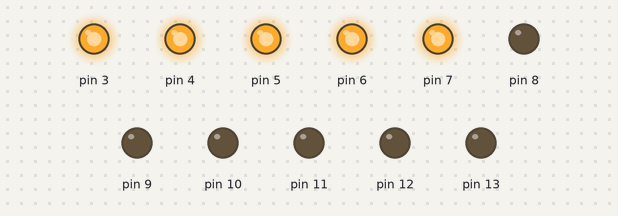
Simulated run of this sketch. Board: Arduino Uno, built with avr-gcc and run on an emulated ATmega328P. Parts: output pins drawn as LEDs (lit = HIGH).

Above: at 0.15 s.
At 129.48 s:
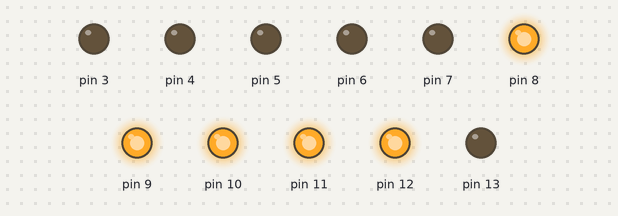
Timing chart, 0 to 129.8 s (numbered marks = the images above):
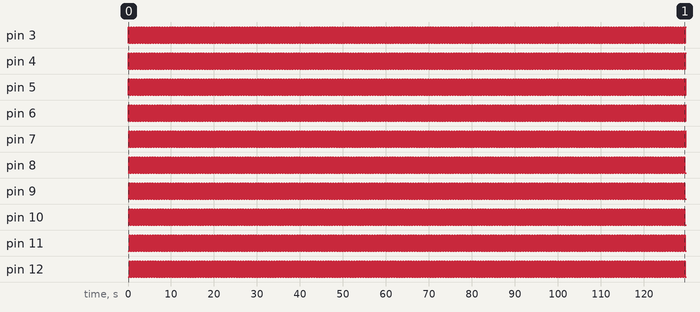

The sketch:

Port_manipulation_tutorial.ino
```cpp
/*
* PORT MANIPULATION
*
* How to write directly to a port
*
* This uses a ternary statement to output a value to a pin which turns the lights on and off in sequence, see code for explanation
*
*/


void setup() {

//pin 0 of a register is on the far right of the string below, so this write port D to be output for pins 3-7. Port D corresponds to b2,b1,b0,d1,d0,clock in,tx,rx (tx and rx should not be changed)
DDRD = DDRD | B11111000;
//this sets all of port B to be outputs, Port B corresponds to 13,b7,b6,b5,b4,b3
DDRB = B111111;
//this writes all our post values to low for now
PORTD = B00000000;
PORTB = B000000;
}

void loop() {

  //first turn the lights on one at a time
  for(int i = 0; i<10;i++){
  (i < 5) ? PORTD |= (1<< i+3) : PORTB |= (1<<i-5); //write the output high
  /*
  * the above statement is an inline if statement which we write this way for convenience
  * portd 3-7 = d0,d1,b0,b1,b2
  * portb 0-5 = b3,b4,b5,b6,b7
  */

  delay(30);
    }


  for(int i = 0; i<10;i++){
  (i < 5) ? PORTD &= ~(1<< i+3) : PORTB &= ~(1<<i-5); //write output low
  /*
  * another inline if statement. This time we are turning things off, note the difference in the statement
  * our statement to turn things on is:
  * PORTD |= (1<< port) where port is a number between 0 and 7
  * to turn them off this becomes
  * PORTD &= ~(1<< port)
  */
  delay(30);
  }


}
```

Measured:
- by itself, pin 3–12: alternates HIGH for 0.30 s and LOW for 0.30 s
